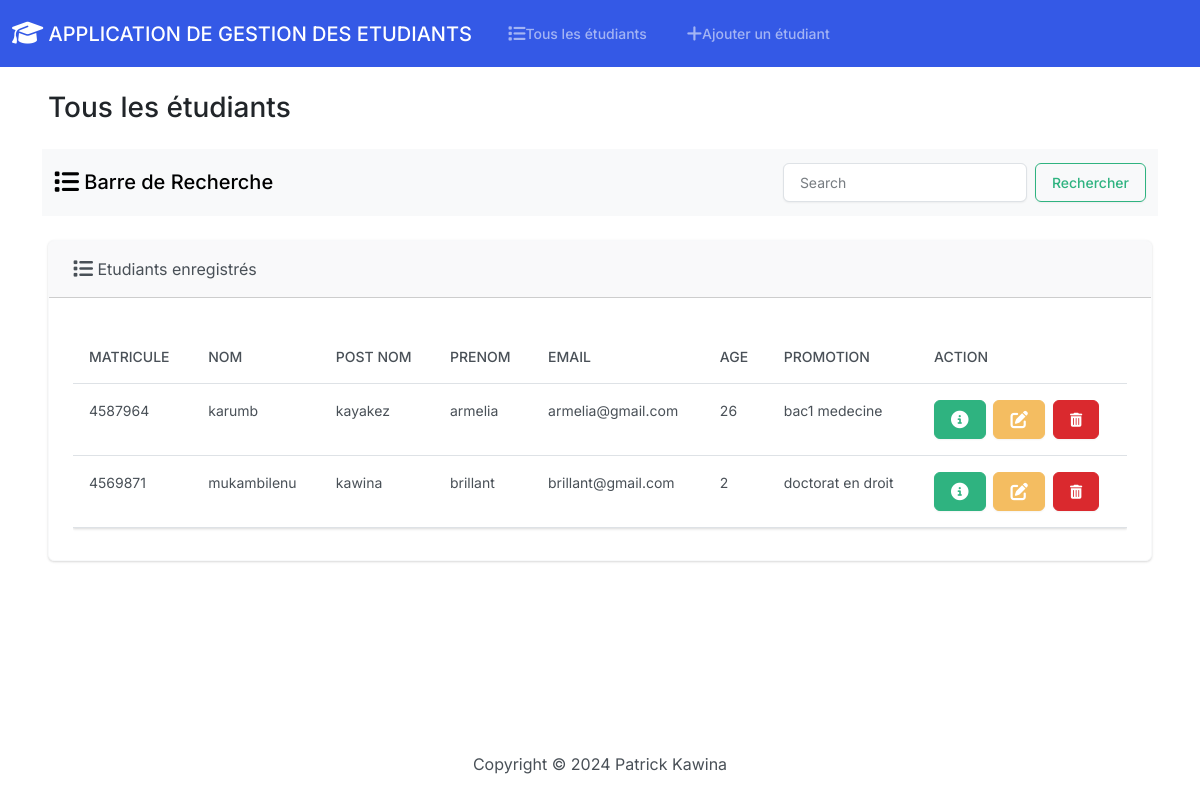
The app's page /index/ with its own data.
### boutique/models.py (models this page shows, shortened)
class Etudiant(models.Model):
    matricule = models.PositiveBigIntegerField()
    nom = models.CharField(max_length=50)
    post_nom = models.CharField(max_length=50)
    prenom= models.CharField(max_length=50)
    email = models.EmailField(max_length=100)
    age = models.IntegerField()
    promotion = models.CharField(max_length=50)

### boutique/views.py (the view)
# urls.py: path('index/', views.index, name='index'),
def index(request):
    student_object = Etudiant.objects.all()
    item = request.GET.get('item')
    if item !='' and item is not None:
        student_object = Etudiant.objects.filter(nom__icontains=item)
    return render(request, 'students/index.html', { 'students': student_object })

### boutique/templates/students/index.html (shortened to what this page needs)
{% extends "students/base.html" %}
{% block body %}
{% load static %}
<!DOCTYPE html>
<html lang="en">
<head>
    <link rel="stylesheet" href="https://cdnjs.cloudflare.com/ajax/libs/font-awesome/6.4.2/css/all.min.css"/>
    <link rel="stylesheet" href="{% static 'css/bootstrap.min.css' %}">
   <div class="container-fluid">
    <h3 class="m-4" >Tous les étudiants</h3>
    <div class="container">
      <div class="row">
        <div class="col-md-12">
          <nav class="navbar navbar-light bg-light">
            <div class="container-fluid">
              <a class="navbar-brand">
                <i class="fa-solid fa-list  fa-lg"></i> </i>  Barre de Recherche
              </a>
              <form class="d-flex">
                <input name="item" class="form-control me-2" type="search" placeholder="Search" aria-label="Search">
                <button class="btn btn-outline-success" type="submit">Rechercher</button>
              </form>
            </div>
          </nav>
        </div>
      </div>
    </div>
    <br>
    <div class="row">
        <div class="col-12" >
            {% if students %}
            <div class="card border-light  ms-4 me-4 mb-4">
                <div class="card-header">
                    <i class="fa-solid fa-list  fa-lg"></i>   Etudiants enregistrés
                </div>
                <div class="card-body">
                  <p class="card-text">
                    <div class="table-responsive">
                        <table class="table table-hover">
                            <thead>
                              <tr>
                                <th scope="col">MATRICULE</th>
                                <th scope="col">NOM</th>
                                <th scope="col">POST NOM</th>
                                <th scope="col">PRENOM</th>
                                <th scope="col">EMAIL</th>
                                <th scope="col">AGE</th>
                                <th scope="col">PROMOTION</th>
                                <th scope="col">Action</th>
                              </tr>
                            </thead>
                            <tbody id="myTable">
                                {% for student in students %}
                                    <tr>
                                        <td>{{ student.matricule }}</td>
                                        <td>{{ student.nom }}</td>
                                        <td>{{ student.post_nom }}</td>
                                        <td>{{ student.prenom }}</td>
                                        <td>{{ student.email }}</td>
                                        <td>{{ student.age }}</td>
                                        <td>{{ student.promotion }}</td>
                                        <td>
                                            <button type="button" class="btn btn-success me-1" href="{% url 'view_student' student.id %}"
                                            data-bs-toggle="modal"  data-bs-target="#myModal{{student.id}}">
                                        </button>
                                              <a class="btn btn-warning me-1" href="{% url 'edit' student.id %}">
                                              </a>
                                              <button type="button" class="btn btn-danger" data-bs-toggle="modal" data-bs-target="#delete{{student.id}}">
                                                <i class="fa-solid fa-trash-can "></i>
                                              </button>
                                        </td>
                                    </tr>
                                {% endfor %}
                            </tbody>
                          </table>
                    </div>
                </div>
        </div>
            {% else %}
                <h5 class="alert alert-primary ms-4 me-4">Aucun enregistrement dans la base des données</h5>
            {% endif %}
    </div>
   </div>
{% endblock %}

### boutique/templates/students/base.html (shortened to what this page needs)
{% load static %}
<!DOCTYPE html>
<html lang="en">
<head>
    <link rel="stylesheet" href="https://cdnjs.cloudflare.com/ajax/libs/font-awesome/6.4.2/css/all.min.css"/>
    <link rel="stylesheet" href="{% static 'css/bootstrap.min.css' %}">
<body class="d-flex flex-column min-vh-100">
    <nav class="navbar navbar-expand-lg bg-primary" data-bs-theme="dark">
        <div class="container-fluid">
          <a class="navbar-brand" href="{% url 'index' %}">
            <i class="fa-solid fa-graduation-cap fa-lg"></i> APPLICATION DE GESTION DES ETUDIANTS
        </a>
          <div class="collapse navbar-collapse" id="navbarColor01">
            <ul class="navbar-nav me-auto">
              <li class="nav-item">
                <a class="nav-link" href="{% url 'index' %}">
                    Tous les étudiants
                </a>
              </li>
              <li class="nav-item">
                <a class="nav-link" href="{% url 'add' %}">
                    Ajouter un étudiant
                </a>
              </li>
            </ul>
          </div>
        </div>
      </nav>
   <div class="container-fluid">
    {% block body %}
    {% endblock %}
   </div>
   </div>
<footer class="mt-auto mb-4">
    <div class="text-center">
        <span>
            Copyright &copy; <script>document.write(new Date().getFullYear())</script> Patrick Kawina
        </span>
    </div>
</footer>
</body>
</head>
</html>

### records on screen
Etudiant: matricule "4587964", nom "karumb", post_nom "kayakez", prenom "armelia", email "armelia@gmail.com", age "26", promotion "bac1 medecine"
Etudiant: matricule "4569871", nom "mukambilenu", post_nom "kawina", prenom "brillant", email "brillant@gmail.com", age "2", promotion "doctorat en droit"
